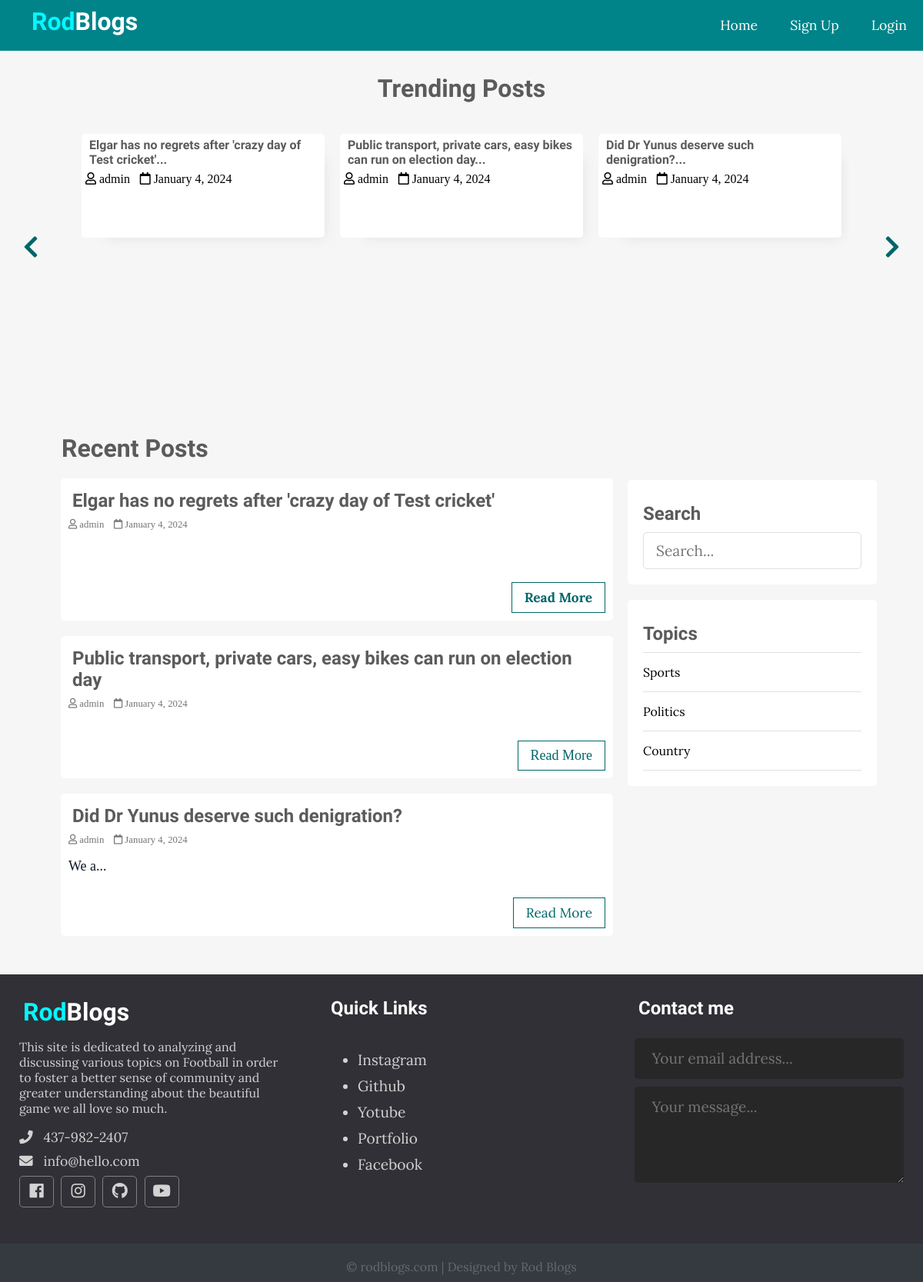
The page / on the database its author committed.
### tables this page shows
CREATE TABLE `posts` (
  `id` int NOT NULL,
  `user_id` int NOT NULL,
  `topic_id` int DEFAULT NULL,
  `title` varchar(255) NOT NULL,
  `body` longtext NOT NULL,
  `published` tinyint NOT NULL,
  `created_at` datetime NOT NULL DEFAULT CURRENT_TIMESTAMP
);

CREATE TABLE `users` (
  `id` int NOT NULL,
  `admin` tinyint NOT NULL,
  `username` varchar(255) NOT NULL,
  `email` varchar(255) NOT NULL,
  `password` varchar(255) NOT NULL,
  `created_at` timestamp NOT NULL DEFAULT CURRENT_TIMESTAMP
);

CREATE TABLE `topics` (
  `id` int NOT NULL,
  `name` varchar(100) NOT NULL,
  `description` text NOT NULL
);

### app/database/db.php (called while the page is built, shortened)
<?php
require('connect.php');
function executeQuery($sql, $data)
{
    global $conn;
    $stmt = $conn->prepare($sql);
    $values = array_values($data);
    $types = str_repeat('s', count($values));
    $stmt->bind_param($types, ...$values);
    $stmt->execute();
    return $stmt;
}
function selectAll($table, $conditions = [])
{
    global $conn;
    $sql = "SELECT * FROM $table";
    if (empty($conditions)) {
        $stmt = $conn->prepare($sql);
        $stmt->execute();
        $records = $stmt->get_result()->fetch_all(MYSQLI_ASSOC);
        return $records;
    }
}
function getPublishedPosts()
{
    $sql = "SELECT p.*, u.username FROM posts AS p JOIN users AS u ON p.user_id=u.id WHERE p.published=?";
    $stmt = executeQuery($sql, ['published' => 1]);
    $records = $stmt->get_result()->fetch_all(MYSQLI_ASSOC);
    return $records;
}

### app/controllers/topics.php (called while the page is built, shortened)
<?php
include(ROOT_PATH . "/app/database/db.php");
$table = 'topics';
$topics = selectAll($table);

### index.php (the view, shortened to what this page needs)
<?php
include(ROOT_PATH . "/app/controllers/topics.php");
$posts = array();
$postsTitle = 'Recent Posts';
if (isset($_GET['t_id'])) {
  $posts = getPostsByTopicId($_GET['t_id']);
  $postsTitle = "You searched for posts under '" . $_GET['name'] . "'";
} else if (isset($_POST['search-term'])) {
  $postsTitle = "You searched for '" . $_POST['search-term'] . "'";
  $posts = searchPosts($_POST['search-term']);
} else {
  $posts = getPublishedPosts();
}
?>
<!DOCTYPE html>
<html lang="en">
<head>
  <link rel="stylesheet" href="https://use.fontawesome.com/releases/v5.7.2/css/all.css"
>
  <link rel="stylesheet" href="assets/css/style.css">
</head>
<body>
  <?php include(ROOT_PATH . "/app/includes/header.php"); ?>
  <div class="page-wrapper">
    <div class="post-slider">
      <h1 class="slider-title">Trending Posts</h1>
      <i class="fas fa-chevron-left prev"></i>
      <i class="fas fa-chevron-right next"></i>
      <div class="post-wrapper">
        <?php foreach ($posts as $post): ?>
          <div class="post">
            <div class="post-info">
              <h4><a href="single.php?id=<?php echo $post['id']; ?>">
                      <?php echo html_entity_decode(substr($post['title'], 0, 100) . '...'); ?>
                  </a></h4>
              <i class="far fa-user"> <?php echo $post['username']; ?></i>
              <i class="far fa-calendar"> <?php echo date('F j, Y', strtotime($post['created_at'])); ?></i>
            </div>
          </div>
        <?php endforeach; ?>
      </div>
    </div>
    <div class="content clearfix">
      <div class="main-content">
        <h1 class="recent-post-title"><?php echo $postsTitle ?></h1>
        <?php foreach ($posts as $post): ?>
          <div class="post clearfix">
            <div class="post-preview">
              <h2><a href="single.php?id=<?php echo $post['id']; ?>"><?php echo $post['title']; ?></a></h2>
              <i class="far fa-user"> <?php echo $post['username']; ?></i>
              <i class="far fa-calendar"> <?php echo date('F j, Y', strtotime($post['created_at'])); ?></i>
              <p class="preview-text">
                <?php echo html_entity_decode(substr($post['body'], 0, 150) . '...'); ?>
              </p>
              <a href="single.php?id=<?php echo $post['id']; ?>" class="btn read-more">Read More</a>
            </div>
          </div>
        <?php endforeach; ?>
      </div>
      <div class="sidebar">
        <div class="section search">
          <h2 class="section-title">Search</h2>
          <form action="index.php" method="post">
            <input type="text" name="search-term" class="text-input" placeholder="Search...">
          </form>
        </div>
        <div class="section topics">
          <h2 class="section-title">Topics</h2>
          <ul>
            <?php foreach ($topics as $key => $topic): ?>
              <li><a href="<?php echo BASE_URL . '/index.php?t_id=' . $topic['id'] . '&name=' . $topic['name'] ?>"><?php echo $topic['name']; ?></a></li>
            <?php endforeach; ?>
          </ul>
        </div>
      </div>
    </div>
  </div>
  <?php include(ROOT_PATH . "/app/includes/footer.php"); ?>
</body>
</html>

### app/includes/header.php (shortened to what this page needs)
<header>
    <a href="<?php echo BASE_URL ?>" class="logo">
      <h1 class="logo-text"><span>Rod</span>Blogs</h1>
    </a>
    <ul class="nav">
      <li><a href="<?php echo BASE_URL ?>">Home</a></li>
      <?php if (isset($_SESSION['id'])): ?>
        <li>
          <a href="#">
            <i class="fa fa-user"></i>
            <?php echo $_SESSION['username']; ?>
            <i class="fa fa-chevron-down" style="font-size: .8em;"></i>
          </a>
          <ul>
            <?php if($_SESSION['admin']): ?>
              <li><a href="<?php echo BASE_URL . '/admin/dashboard.php' ?>">Dashboard</a></li>
            <?php endif; ?>
            <li><a href="<?php echo BASE_URL . '/logout.php' ?>" class="logout">Logout</a></li>
          </ul>
        </li>
      <?php else: ?>
        <li><a href="<?php echo BASE_URL . '/register.php' ?>">Sign Up</a></li>
        <li><a href="<?php echo BASE_URL . '/login.php' ?>">Login</a></li>
      <?php endif; ?>
    </ul>
</header>

### app/includes/footer.php
<div class="footer">
   <div class="footer-content">
     <div class="footer-section about">
       <h1 class="logo-text"><span>Rod</span>Blogs</h1>
       <p>
       This site is dedicated to analyzing and discussing various topics on Football in order to foster a better sense of community and greater understanding about the beautiful game we all love so much.
       </p>
       <div class="contact">
         <span><i class="fas fa-phone"></i> &nbsp; 437-982-2407</span>
         <span><i class="fas fa-envelope"></i> &nbsp; info@hello.com</span>
       </div>
       <div class="socials">
         <a href="#" target="_blank"><i class="fab fa-facebook"></i></a>
         <a href="#" target="_blank"><i class="fab fa-instagram"></i></a>
         <a href="#" target="_blank"><i class="fab fa-github"></i></a>
         <a href="#" target="_blank"><i class="fab fa-youtube"></i></a>
       </div>
     </div>
     <div class="footer-section links">
       <h2>Quick Links</h2>
       <br>
       <ul>
         <a href="#" target="_blank">
           <li>Instagram</li>
         </a>
         <a href="#" target="_blank">
           <li>Github</li>
         </a>
         <a href="#" target="_blank">
           <li>Yotube</li>
         </a>
         <a href="#" target="_blank">
           <li>Portfolio</li>
         </a>
         <a href="#" target="_blank">
           <li>Facebook</li>
         </a>
       </ul>
     </div>
     <div class="footer-section contact-form">
       <h2>Contact me</h2>
       <br>
       <form action="index.html" method="post">
         <input type="email" name="email" class="text-input contact-input" placeholder="Your email address...">
         <textarea rows="4" name="message" class="text-input contact-input" placeholder="Your message..."></textarea>
       </form>
     </div>
   </div>
   <div class="footer-bottom">
     &copy; rodblogs.com | Designed by Rod Blogs
 </div>

### assets/css/style.css (style rules this page uses)
* { box-sizing: border-box; }
html, body { height: 100%; padding: 0px; margin: 0px; background: #f6f6f6; font-family: "Lora", serif; }
h1, h2, h3, h4, h5, h6 { font-family: "Candal", serif; color: #5c5b5b; margin: 5px; }
a { text-decoration: none; color: inherit; }
.clearfix::after { content: ""; display: block; clear: both; }
.btn { padding: 0.5rem 1rem; background: #006669; color: white; border: 1px solid transparent; border-radius: 0.25rem; font-size: 1.08em; font-family: "Lora", serif; }
.text-input { padding: 0.7rem 1rem; display: block; width: 100%; border-radius: 5px; border: 1px solid #e0e0e0; outline: none; color: #444; line-height: 1.5rem; font-size: 1.2em; font-family: "Lora", serif; }
header { background: #008489; height: 66px; }
header * { color: white; }
header .logo { float: left; height: inherit; margin-left: 2em; }
header .logo-text { margin: 9px; font-family: "Candal", serif; }
header .logo-text span { color: #05f7ff; }
header ul { float: right; margin: 0px; padding: 0px; list-style: none; }
header ul li { float: left; position: relative; }
header ul li a { display: block; padding: 21px; font-size: 1.1em; text-decoration: none; }
.page-wrapper { min-height: 100%; }
.post-slider { position: relative; }
.post-slider .slider-title { text-align: center; margin: 30px auto; }
.post-slider .next { position: absolute; top: 50%; right: 30px; font-size: 2em; color: #006669; cursor: pointer; }
.post-slider .prev { position: absolute; top: 50%; left: 30px; font-size: 2em; color: #006669; cursor: pointer; }
.post-slider .post-wrapper { width: 84%; height: 350px; margin: 0px auto; overflow: hidden; padding: 10px 0px 10px 0px; }
.post-slider .post-wrapper .post { width: 300px; margin: 0px 10px; display: inline-block; background: white; border-radius: 5px; box-shadow: 1rem 1rem 1rem -1rem #a0a0a033; }
.post-slider .post-wrapper .post .post-info { height: 130px; padding: 0px 5px; }
.content { width: 90%; margin: 30px auto 30px; }
.content .main-content { width: 70%; float: left; }
.content .main-content .post { width: 95%; height: 185px; margin: 20px auto; border-radius: 5px; background: white; position: relative; }
.content .main-content .post .post-preview i { color: #757575; font-size: 0.8em; }
.content .main-content .post .preview-text { line-height: 1.5em; font-size: 1.03em; color: #444; }
.content .main-content .post .read-more { position: absolute; bottom: 10px; right: 10px; border: 1px solid #006669; background: transparent; border-radius: 0px; color: #006669 !important; }
.content .main-content .post .post-preview { padding: 10px; }
.content .main-content .recent-post-title { margin: 20px; }
.content .sidebar { width: 30%; float: left; }
.content .sidebar .section { background: white; padding: 20px; border-radius: 5px; margin-bottom: 20px; }
.content .sidebar .section .section-title { margin: 10px 0px 10px 0px; }
.content .sidebar .section.search { margin-top: 80px; }
.content .sidebar .section.topics ul { margin: 0px; padding: 0px; list-style: none; border-top: 1px solid #e0e0e0; }
.content .sidebar .section.topics ul li a { display: block; padding: 15px 0px 15px 0px; border-bottom: 1px solid #e0e0e0; transition: all 0.3s; }
.footer { background: #303036; color: #d3d3d3; height: 400px; position: relative; }
.footer .footer-content { height: 350px; display: flex; }
.footer .footer-content .footer-section { flex: 1; padding: 25px; }
.footer .footer-content h1, .footer .footer-content h2 { color: white; }
.footer .footer-content .about h1 span { color: #05f7ff; }
.footer .footer-content .about .contact span { display: block; font-size: 1.1em; margin-bottom: 8px; }
.footer .footer-content .about .socials a { border: 1px solid gray; width: 45px; height: 41px; padding-top: 5px; margin-right: 5px; text-align: center; display: inline-block; font-size: 1.3em; border-radius: 5px; transition: all 0.3s; }
.footer .footer-content .links ul a { display: block; margin-bottom: 10px; font-size: 1.2em; transition: all 0.3s; }
.footer .footer-content .contact-form .contact-input { background: #272727; color: #bebdbd; margin-bottom: 10px; line-height: 1.5rem; padding: 0.9rem 1.4rem; border: none; }
.footer .footer-bottom { background: #343a40; color: #686868; height: 50px; width: 100%; text-align: center; position: absolute; bottom: 0px; left: 0px; padding-top: 20px; }

### rows shown on the page
posts: title "Elgar has no regrets after 'crazy day of Test cricket'...", user.username "admin", created_at "January 4, 2024", title "Elgar has no regrets after 'crazy day of Test cricket'"
posts: title "Public transport, private cars, easy bikes can run on election day...", user.username "admin", created_at "January 4, 2024", title "Public transport, private cars, easy bikes can run on election day"
posts: title "Did Dr Yunus deserve such denigration?...", user.username "admin", created_at "January 4, 2024", title "Did Dr Yunus deserve such denigration?", body "We a..."
topics: name "Sports"
topics: name "Politics"
topics: name "Country"

### other values the page prints
$postsTitle "Recent Posts"
